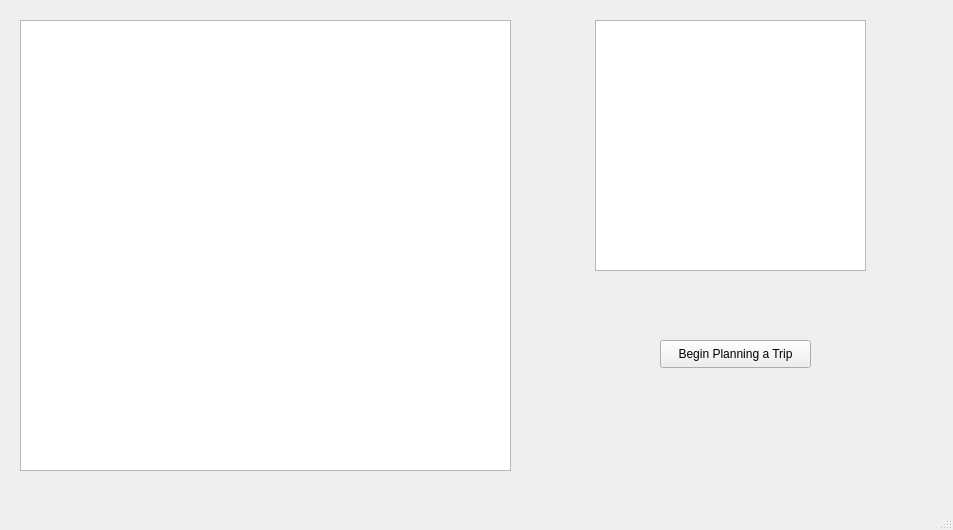
<?xml version="1.0" encoding="UTF-8"?>
<ui version="4.0">
 <class>ListSchools</class>
 <widget class="QMainWindow" name="ListSchools">
  <property name="geometry">
   <rect>
    <x>0</x>
    <y>0</y>
    <width>953</width>
    <height>530</height>
   </rect>
  </property>
  <property name="windowTitle">
   <string>ListSchools</string>
  </property>
  <widget class="QWidget" name="centralwidget">
   <widget class="QPushButton" name="planButton">
    <property name="geometry">
     <rect>
      <x>660</x>
      <y>340</y>
      <width>151</width>
      <height>28</height>
     </rect>
    </property>
    <property name="text">
     <string>Begin Planning a Trip</string>
    </property>
   </widget>
   <widget class="QListWidget" name="campusList">
    <property name="geometry">
     <rect>
      <x>20</x>
      <y>20</y>
      <width>491</width>
      <height>451</height>
     </rect>
    </property>
   </widget>
   <widget class="QListWidget" name="campusPropList">
    <property name="geometry">
     <rect>
      <x>595</x>
      <y>20</y>
      <width>271</width>
      <height>251</height>
     </rect>
    </property>
   </widget>
  </widget>
  <widget class="QMenuBar" name="menubar">
   <property name="geometry">
    <rect>
     <x>0</x>
     <y>0</y>
     <width>953</width>
     <height>26</height>
    </rect>
   </property>
  </widget>
  <widget class="QStatusBar" name="statusbar"/>
 </widget>
 <resources/>
 <connections/>
</ui>
